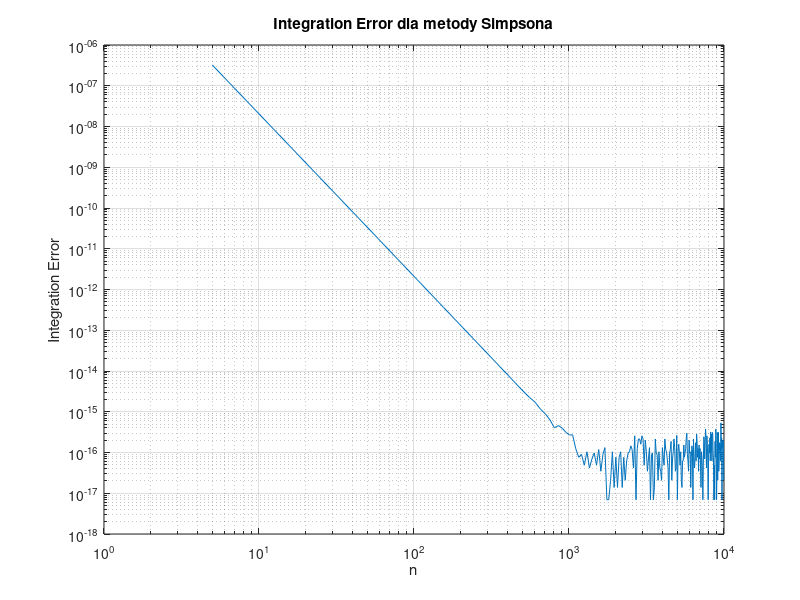

This figure's MATLAB source:
function [integration_error, Nt, ft_5, integral_1000] = zadanie3()

    reference_value = 0.0473612919396179; % wartość referencyjna całki

    Nt = 5:50:10^4;
    integration_error = zeros(1, length(Nt));

    ft_5 = ft(5);
    integral_1000 = integration(@ft, 1000);

    for i = 1:length(Nt)
        integration_result = integration(@ft, Nt(i));
        integration_error(i) = abs(integration_result - reference_value);
    end

    figure;
    loglog(Nt, integration_error);
    xlabel('n');
    ylabel('Integration Error');
    title('Integration Error dla metody Simpsona');
    grid on;

    print('zadanie3', '-dpng');
end

function [y] = ft(t)
    y = 1/(3*sqrt(2*pi))*exp(-(t-10)^2/(2*3^2));
end

function [integral] = integration(fun, N)
    indices = linspace(0, 5, N+1);
    delta_x = 5/N;
    integral = 0;
    prev_i = 1;
    for i=2:N+1
        x_i = indices(prev_i);
        x_ipo = indices(i);
        integral = integral + fun(x_i) + 4 * fun((x_ipo + x_i) / 2) + fun(x_ipo);
        prev_i = i;
    end
    integral = integral * delta_x / 6;
end